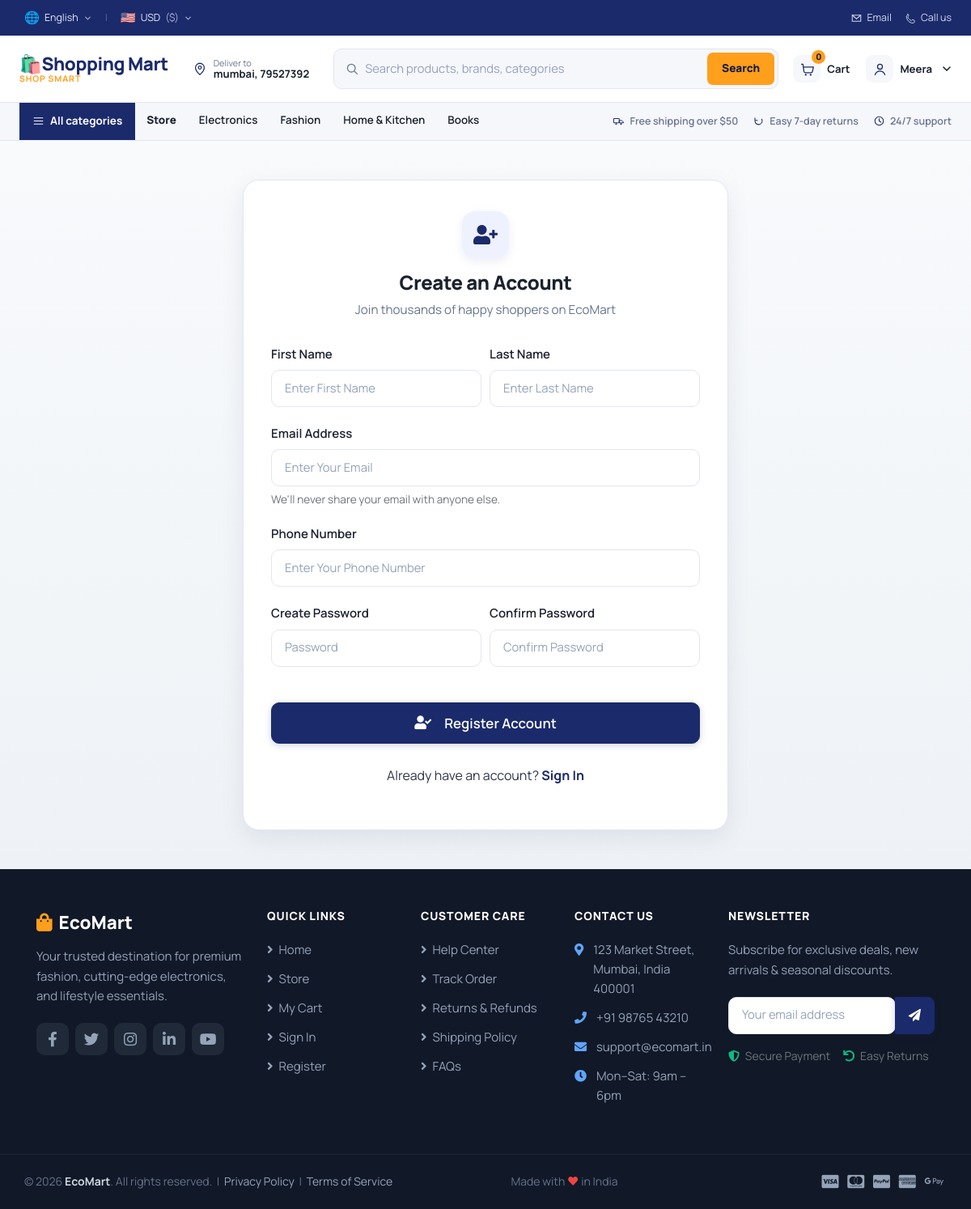
Page /register/ (signed in) on the committed database.
### apps/account/models.py (models this page shows, shortened)
class Address(models.Model):
    user = models.ForeignKey(settings.AUTH_USER_MODEL, related_name="addresses", on_delete=models.CASCADE)
    full_name = models.CharField(max_length=100)
    phone_number = models.CharField(max_length=20)
    address_line_1 = models.CharField(max_length=200)
    address_line_2 = models.CharField(max_length=200, blank=True)
    city = models.CharField(max_length=100)
    state = models.CharField(max_length=100)
    country = models.CharField(max_length=50)
    pincode = models.CharField(max_length=10)
    is_default = models.BooleanField(default=False)    # is_default field to indicate if this is the default address for the user
    created_at = models.DateTimeField(auto_now_add=True)

class Account(AbstractBaseUser, PermissionsMixin):
    ROLE_CHOICES = [
        ("customer", "Customer"),
        ("seller", "Seller"),
        ("admin", "Admin")
    ]
    first_name = models.CharField(max_length=100)
    last_name = models.CharField(max_length=100)
    username = models.CharField(max_length=100, unique=True)
    email = models.EmailField(unique=True)
    phone_number = models.CharField(max_length=10)
    role = models.CharField(max_length=50, choices=ROLE_CHOICES, default="customer")
    date_joined = models.DateTimeField(auto_now_add=True)
    last_login = models.DateTimeField(null=True, blank=True)
    is_admin = models.BooleanField(default=False)
    is_staff = models.BooleanField(default=False)
    is_active = models.BooleanField(default=True)
    is_superuser = models.BooleanField(default=False)
    objects = MyAccountManager()
    USERNAME_FIELD = "email"
    REQUIRED_FIELDS = ["username", "first_name", "last_name", "phone_number"]

### apps/category/models.py (models this page shows, shortened)
class Category(models.Model):
    category_name = models.CharField(max_length=200, unique=True)
    slug = models.SlugField(max_length=200, unique=True)
    description = models.TextField(blank=True)
    category_image = models.ImageField(upload_to="photos/categories", blank=True)
    created_at = models.DateTimeField(auto_now_add=True)
    updated_at = models.DateTimeField(auto_now=True)
    class meta:
        verbose_name = "Category"
        verbose_name_plural = "Categories"
    def get_url(self):
        return reverse("product_by_category", args=[self.slug])

### apps/account/views.py (the view)
# urls.py: path("register/", views.registration, name="register"),
def registration(request):
    if request.method == "POST":
        form = RegistrationForm(request.POST)
        if form.is_valid():
            first_name = form.cleaned_data["first_name"]
            last_name = form.cleaned_data["last_name"]
            phone_number = form.cleaned_data["phone_number"]
            email = form.cleaned_data["email"]
            password = form.cleaned_data["password"]
            base_username = email.split("@")[0]
            username = base_username
            counter = 1
            while Account.objects.filter(username=username).exists():
                username = f'{base_username}{counter}'
                counter +=1
            user = Account.objects.create_user(
                username=username,
                first_name=first_name,
                last_name=last_name,
                email=email,
                password=password,
                phone_number=phone_number
            )
            user.is_active = True
            user.save()
            messages.success(request, "Registration Succeesfull! You may now log in.")
            return redirect("login")
    else:
        form = RegistrationForm()
    context = {"form": form}
    return render(request, "accounts/register.html", context)

### apps/account/forms.py (shortened to what this page needs)
class RegistrationForm(forms.ModelForm):
    password = forms.CharField(
        widget=forms.PasswordInput(attrs={
        "placeholder": "Password",
        "class": "form-control",
    })
    )
    confirm_password = forms.CharField(
        widget = forms.PasswordInput(attrs={
        "placeholder": "Confirm Password",
        "class": "form-control",
    })
    )
    phone_number = forms.CharField(
        widget=forms.TextInput(attrs={
            "type": 'tel',
            "placeholder": "Enter Your Phone Number",
        })
    )
    class Meta:
        model = Account
        fields = ["first_name", "last_name", "email", "phone_number", "password"]
    def __init__(self, *args, **kwargs):
        super(RegistrationForm, self).__init__(*args, **kwargs)
        self.fields["first_name"].widget.attrs["placeholder"] = "Enter First Name"
        self.fields["last_name"].widget.attrs["placeholder"] = "Enter Last Name"
        self.fields['email'].widget.attrs["placeholder"] = "Enter Your Email"
        for field in self.fields:
            self.fields[field].widget.attrs["class"] = "form-control"

### apps/account/context_processors.py (called while the page is built)
def deliver_to(request):
    if not request.user.is_authenticated:
        return {}
    address = Address.objects.filter(user=request.user, is_default=True).first()
    if not address:
        address = Address.objects.filter(user=request.user).order_by("-id").first()
    return {"deliver_address": address}

### apps/carts/context_processor.py (called while the page is built)
def counter(request):
    cart_count = 0
    if "admin" in request.path:
        return {}
    else:
        try:
            cart = Cart.objects.filter(cart_id=_cart_id(request))
            cart_items = CartItem.objects.all().filter(cart=cart[:1])
            for cart_item in cart_items:
                cart_count += cart_item.quantity
        except Cart.DoesNotExist:
            cart_count = 0
    return dict(cart_count=cart_count)

### apps/carts/views.py (called while the page is built)
def _cart_id(request):
    cart = request.session.session_key
    print("cart: ", cart)
    if not cart:
        cart = request.session.create()
    return cart

### apps/category/context_processor.py (called while the page is built)
def menu_links(request):
    links = Category.objects.all()
    return dict(links=links)

### templates/accounts/register.html (shortened to what this page needs)
{% extends 'base.html' %}
{% load static %}
{% block content %}
<section class="auth-wrapper">
    <div class="auth-card auth-card--wide">
        <div class="auth-header">
            <div class="auth-header__icon">
                <i class="fas fa-user-plus"></i>
            </div>
            <h2 class="auth-header__title">Create an Account</h2>
            <p class="auth-header__subtitle">Join thousands of happy shoppers on EcoMart</p>
        </div>
        <form action="{% url 'register' %}" method="post">
            <div class="form-row">
                <div class="col-md-6 form-group">
                    <label>First Name</label>
                    {{ form.first_name }}
                </div>
                <div class="col-md-6 form-group">
                    <label>Last Name</label>
                    {{ form.last_name }}
                </div>
            </div>
            <div class="form-group">
                <label>Email Address</label>
                {{ form.email }}
                <small class="form-text text-muted">We'll never share your email with anyone else.</small>
            </div>
            <div class="form-group">
                <label>Phone Number</label>
                {{ form.phone_number }}
            </div>
            <div class="form-row">
                <div class="form-group col-md-6">
                    <label>Create Password</label>
                    {{ form.password }}
                </div>
                <div class="form-group col-md-6">
                    <label>Confirm Password</label>
                    {{ form.confirm_password }}
                </div>
            </div>
            <div class="form-group mt-4">
                <button type="submit" class="btn btn-primary btn-block btn-lg">
                    <i class="fas fa-user-check mr-2"></i> Register Account
                </button>
            </div>
        </form>
        <div class="auth-footer">
            <p>Already have an account? <a href="{% url 'login' %}">Sign In</a></p>
        </div>
    </div>
</section>
{% endblock %}

### templates/includes/navbar.html (shortened to what this page needs)
<header class="eco-header">
    <div class="eco-header__utility">
        <div class="eco-header__utility-inner">
            <div class="eco-locale">
                <div class="eco-dropdown">
                    <button type="button" class="eco-dropdown__trigger" data-toggle="dropdown"
                        id="langDropdown" aria-haspopup="true" aria-expanded="false" title="Select Language">
                        <span id="selectedLangFlag" class="eco-dropdown__flag">🌐</span>
                        <span id="selectedLangName">English</span>
                        <svg class="eco-icon eco-icon--chev" viewBox="0 0 16 16"><path d="M4 6l4 4 4-4" stroke="currentColor" stroke-width="1.6" fill="none" stroke-linecap="round" stroke-linejoin="round"/></svg>
                    </button>
                </div>
                <span class="eco-locale__divider">|</span>
                <div class="eco-dropdown">
                    <button type="button" class="eco-dropdown__trigger" data-toggle="dropdown"
                        id="currencyDropdown" aria-haspopup="true" aria-expanded="false" title="Select Country / Currency">
                        <span id="selectedCurrencyFlag" class="eco-dropdown__flag">🇺🇸</span>
                        <span id="selectedCurrencyCode">USD</span>
                        <span id="selectedCurrencySymbol" class="eco-dropdown__muted">($)</span>
                        <svg class="eco-icon eco-icon--chev" viewBox="0 0 16 16"><path d="M4 6l4 4 4-4" stroke="currentColor" stroke-width="1.6" fill="none" stroke-linecap="round" stroke-linejoin="round"/></svg>
                    </button>
                </div>
            </div>
            <div class="eco-contact">
                <a href="#" class="eco-contact__link">
                    <svg class="eco-icon" viewBox="0 0 20 20"><path d="M3 5h14v10H3z" stroke="currentColor" stroke-width="1.4" fill="none"/><path d="M3 5l7 6 7-6" stroke="currentColor" stroke-width="1.4" fill="none" stroke-linecap="round"/></svg>
                    <span>Email</span>
                </a>
                <a href="#" class="eco-contact__link">
                    <svg class="eco-icon" viewBox="0 0 20 20"><path d="M5 3c1 0 2 3 1 4l-1 1c1 2.5 3.5 5 6 6l1-1c1-1 4 0 4 1v2c0 1-1 2-2 2-6 0-11-5-11-11 0-1 1-2 2-2z" stroke="currentColor" stroke-width="1.3" fill="none" stroke-linejoin="round"/></svg>
                    <span>Call us</span>
                </a>
            </div>
        </div>
    </div>
    <div class="eco-header__main">
        <div class="eco-header__main-inner">
            <a href="{% url 'home' %}" class="eco-brand" title="EcoMart - Home">
                <span class="eco-brand__text">
                    <span class="eco-brand__name">🛍️Shopping Mart</span>
                    <span class="eco-brand__tag">Shop Smart</span>
                </span>
            </a>
            <a href="{% if user.id %}{% url 'address_list' %}{% else %}{% url 'login' %}{% endif %}" class="eco-deliver">
                <svg class="eco-deliver__pin" viewBox="0 0 20 20"><path d="M10 18s6-5.2 6-9.5A6 6 0 004 8.5C4 12.8 10 18 10 18z" stroke="currentColor" stroke-width="1.4" fill="none"/><circle cx="10" cy="8.3" r="2" stroke="currentColor" stroke-width="1.4" fill="none"/></svg>
                <span class="eco-deliver__text">
                    <span class="eco-deliver__label">{% if user.id %}Deliver to{% else %}Sign in for{% endif %}</span>
                    <span class="eco-deliver__value">
                        {% if user.id %}
                            {% if deliver_address %}
                                {{ deliver_address.city }}, {{ deliver_address.pincode }}
                            {% else %}
                                Add delivery address
                            {% endif %}
                        {% else %}
                            delivery updates
                        {% endif %}
                    </span>
                </span>
            </a>
            <form action="{% url 'search' %}" class="eco-search" method="get" role="search">
                <svg class="eco-search__icon" viewBox="0 0 20 20">
                    <circle cx="9" cy="9" r="6" stroke="currentColor" stroke-width="1.6" fill="none"/>
                    <path d="M14 14l4 4" stroke="currentColor" stroke-width="1.6" stroke-linecap="round"/>
                </svg>
                <input type="text" class="eco-search__input" placeholder="Search products, brands, categories" name="keyword" value="{{ request.GET.keyword }}">
                <button class="eco-search__btn" type="submit">Search</button>
            </form>
            <div class="eco-actions">
                <a href="{% url 'cart' %}" class="eco-action">
                    <span class="eco-action__icon">
                        <svg viewBox="0 0 22 22"><path d="M3 4h2l1.4 10.2a2 2 0 002 1.8h8.2a2 2 0 002-1.7L20 8H6" stroke="currentColor" stroke-width="1.5" fill="none" stroke-linecap="round" stroke-linejoin="round"/><circle cx="9" cy="19" r="1.3" fill="currentColor"/><circle cx="16" cy="19" r="1.3" fill="currentColor"/></svg>
                        <span class="eco-action__badge">{{ cart_count|default:0 }}</span>
                    </span>
                    <span class="eco-action__label">Cart</span>
                </a>
                {% if user.is_authenticated %}
                    <details class="eco-user" id="ecoUserMenu">
                        <summary class="eco-action">
                            <span class="eco-action__icon">
                                <svg viewBox="0 0 22 22"><circle cx="11" cy="7.5" r="3.5" stroke="currentColor" stroke-width="1.5" fill="none"/><path d="M4 19c1.2-3.5 4-5.3 7-5.3s5.8 1.8 7 5.3" stroke="currentColor" stroke-width="1.5" fill="none" stroke-linecap="round"/></svg>
                            </span>
                            <span class="eco-action__label">{{ user.first_name|default:"Account" }}</span>
                            <svg class="eco-user__caret" viewBox="0 0 12 12"><path d="M2 4l4 4 4-4" stroke="currentColor" stroke-width="1.6" fill="none" stroke-linecap="round" stroke-linejoin="round"/></svg>
                        </summary>
                    </details>
                    {% endif %}
            </div>
        </div>
    </div>
    <nav class="eco-header__rail collapse" id="ecoNavRail">
        <div class="eco-header__rail-inner">
            <div class="eco-rail__left">
                <div class="eco-dropdown eco-dropdown--rail">
                    <button type="button" class="eco-rail__all" data-toggle="dropdown">
                        <svg class="eco-icon" viewBox="0 0 20 20"><path d="M3 5h14M3 10h14M3 15h14" stroke="currentColor" stroke-width="1.6" stroke-linecap="round"/></svg>
                        All categories
                    </button>
                </div>
                <a href="{% url 'store' %}" class="eco-rail__link eco-rail__link--store">Store</a>
                {% for category in links %}
                <a href="{{ category.get_url }}" class="eco-rail__link">{{ category.category_name }}</a>
                {% endfor %}
            </div>
            <div class="eco-rail__perks">
                <span class="eco-perk"><svg class="eco-icon" viewBox="0 0 20 20"><path d="M2 6h9v7H2z" stroke="currentColor" stroke-width="1.3" fill="none"/><path d="M11 9h4l3 3v1h-7z" stroke="currentColor" stroke-width="1.3" fill="none"/><circle cx="6" cy="15" r="1.4" fill="currentColor"/><circle cx="14" cy="15" r="1.4" fill="currentColor"/></svg> Free shipping over $50</span>
                <span class="eco-perk"><svg class="eco-icon" viewBox="0 0 20 20"><path d="M4 10a6 6 0 1011.3-3" stroke="currentColor" stroke-width="1.4" fill="none" stroke-linecap="round"/><path d="M4 5v4h4" stroke="currentColor" stroke-width="1.4" fill="none" stroke-linecap="round" stroke-linejoin="round"/></svg> Easy 7-day returns</span>
                <span class="eco-perk"><svg class="eco-icon" viewBox="0 0 20 20"><circle cx="10" cy="10" r="7" stroke="currentColor" stroke-width="1.4" fill="none"/><path d="M10 6v4l3 2" stroke="currentColor" stroke-width="1.4" fill="none" stroke-linecap="round"/></svg> 24/7 support</span>
            </div>
        </div>
    </nav>
</header>

### rows in the picture
Address: city "mumbai", pincode "79527392"
Account: first_name "Meera"
Category: category_name "Electronics"
Category: category_name "Fashion"
Category: category_name "Home & Kitchen"
Category: category_name "Books"

### other values in the picture
{{ cart_count|default:0 }} "0"
